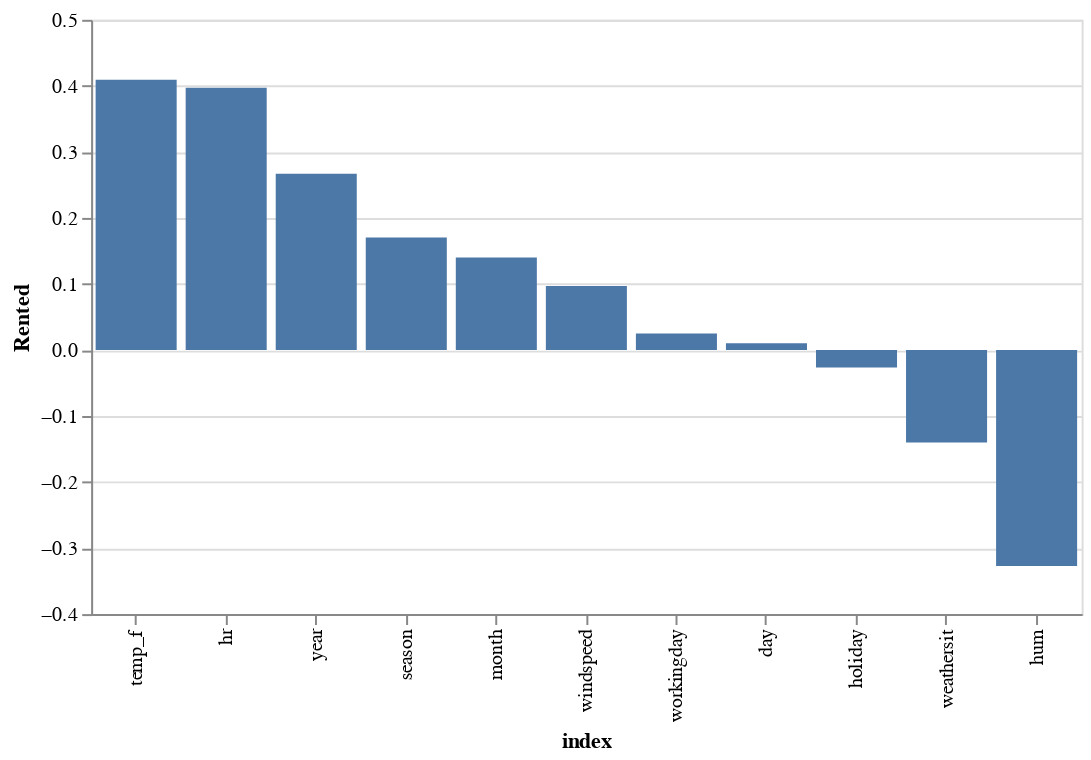

The notebook cell saved with this chart:
### Markdown cell above
### Correlation

### Code cell
import altair as alt

corr_rented = pd.DataFrame(bikes.corr().Rented).reset_index()

alt.Chart(corr_rented.drop([10])).mark_bar().encode(
    alt.X("index", sort= "-y"),
    alt.Y("Rented")
).properties(width=500)

### Figure 1 — Vega-Lite specification as saved in the notebook (floating-point values rounded to 4 significant figures)
{"config": {"view": {"continuousWidth": 400, "continuousHeight": 300}}, "data": {"name": "data-04a2ac9a955168ed045fabdf7fef321f"}, "mark": "bar", "encoding": {"x": {"type": "nominal", "field": "index", "sort": "-y"}, "y": {"type": "quantitative", "field": "Rented"}}, "width": 500, "$schema": "https://vega.github.io/schema/vega-lite/v4.8.1.json", "datasets": {"data-04a2ac9a955168ed045fabdf7fef321f": [{"index": "season", "Rented": 0.1702}, {"index": "hr", "Rented": 0.3969}, {"index": "holiday", "Rented": -0.02659}, {"index": "workingday", "Rented": 0.02494}, {"index": "weathersit", "Rented": -0.1401}, {"index": "hum", "Rented": -0.3273}, {"index": "windspeed", "Rented": 0.09701}, {"index": "year", "Rented": 0.2667}, {"index": "day", "Rented": 0.0103}, {"index": "month", "Rented": 0.14}, {"index": "temp_f", "Rented": 0.4092}]}}
